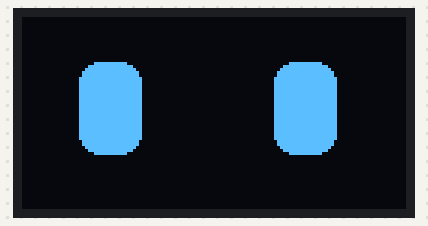
Bench run of a program on a simulated Raspberry Pi (BCM pin numbers). Parts: 128×64 one-colour display. What the program prints to the terminal is not drawn.

Above: at 0.2 s.

The program:

main.py
```python
from pathlib import Path
from time import sleep

from luma.core.interface.serial import i2c
from luma.core.render import canvas
from luma.oled.device import sh1106

serial = i2c(port=1, address=0x3C)
device = sh1106(serial)

print("Starting program...")
with canvas(device) as draw:
    # draw.rectangle((0, 0, 0, 0), 'white')
    draw.rounded_rectangle((19, 15, 39, 45), 7, 'white')
    draw.rounded_rectangle((84, 15, 104, 45), 7, 'white')
device.show()
while True:
    pass
print('Ending program.')
```
